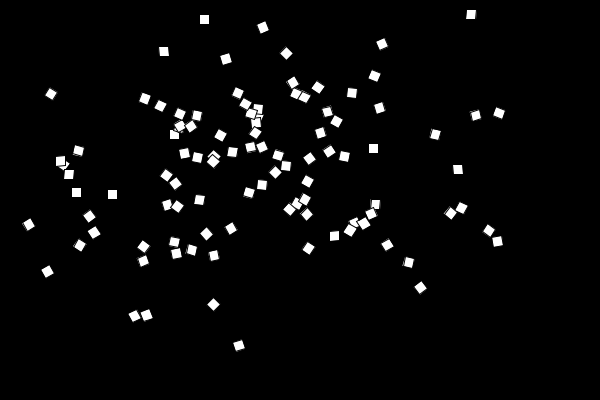
Frame 1 (no input)
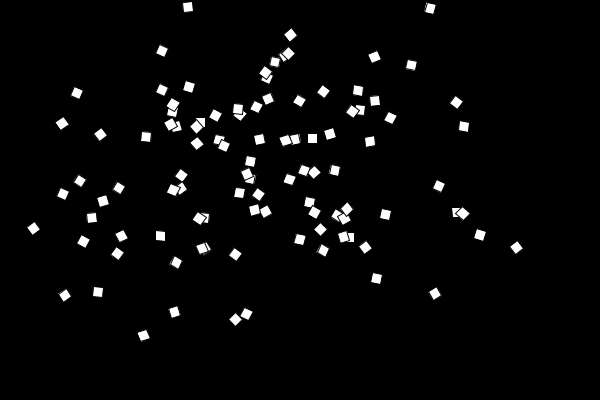
Frame 60 (the mouse pressed at the canvas centre just before this capture)
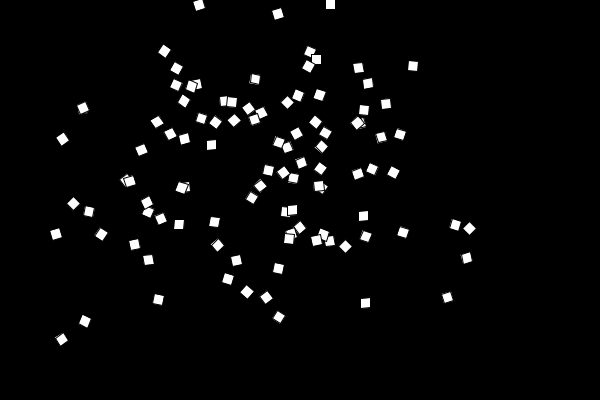
Frame 120 (the mouse held since frame 60 and released just before this capture)

The Processing sketch that drew these frames (run headless with seeded random() and noise(); from frame 60 on, the mouse is pressed at the canvas centre):

// Processing sketch: MovingObjectsExample
// ── MovingObjectsExample.pde
/*
*  Kunstuniversity TIME team
*  Cécile - 15.06.23
*
*  Moving objects example
*
*/

MovingObject m1;

ArrayList<MovingObject> mObjects;
int nb = 100;

void setup(){
  size(600,400);
  //fullScreen();
  
  // creating one moving object
  m1 = new MovingObject();
  
  // creating nb moving objects.
  mObjects = new ArrayList<MovingObject>();
  for(int i=0; i< nb; i++){
    MovingObject m = new MovingObject();
    mObjects.add(m);
  }
  
  rectMode(CENTER);
}

void draw(){
  background(0);
  
  // moving and displaying single moving object
  m1.move();
  m1.display();
  
  // moving and displaying all moving objects
  for(int i=0; i<mObjects.size(); i++){
    mObjects.get(i).move();
    mObjects.get(i).display();
  }
  
  // in case your computer is slow, check the framerate...
  // you can decrease the variable nb if it runs too slow.
  // println(frameRate);

}


class MovingObject{

  float x;
  float y;
  float angle;
  
  float xOffset;
  float yOffset;
  float angleOffset;
  
  float w;
  float h;
  
  MovingObject(){

    x = random(width);
    y = random(height);
    
    // these are random initial values for the perlin noise. 
    xOffset = random(100);
    yOffset = random(100);
    angleOffset = random(100);
    
    // size of the rectangle
    w = 10;
    h = 10;
  }
  
  void move(){
    
    // change these three values if you want it to move/rotate slower/faster.
    xOffset += 0.0015;
    yOffset += 0.0015;
    angleOffset += 0.002;
    
    float borderW = width/4; 
    float borderH = height/4; 
    
    x = -borderW/2 + noise(xOffset)*(width+borderW) ;
    y = -borderH/2 + noise(yOffset)*(height+borderH);
    angle = noise(angleOffset)*2*PI;
  
  }
  
  void display(){
    fill(255);
    pushMatrix();   // save the default coordinate system
    translate(x,y); // translate the whole coordinate system to x,y
    rotate(angle);  // now you can rotate 
    rect(0,0,w,h);  // draw the rectangle/image at position 0,0 (because the coordinate system starts now at x,y)
    popMatrix();    // restore the default coordinate system
  }

}
